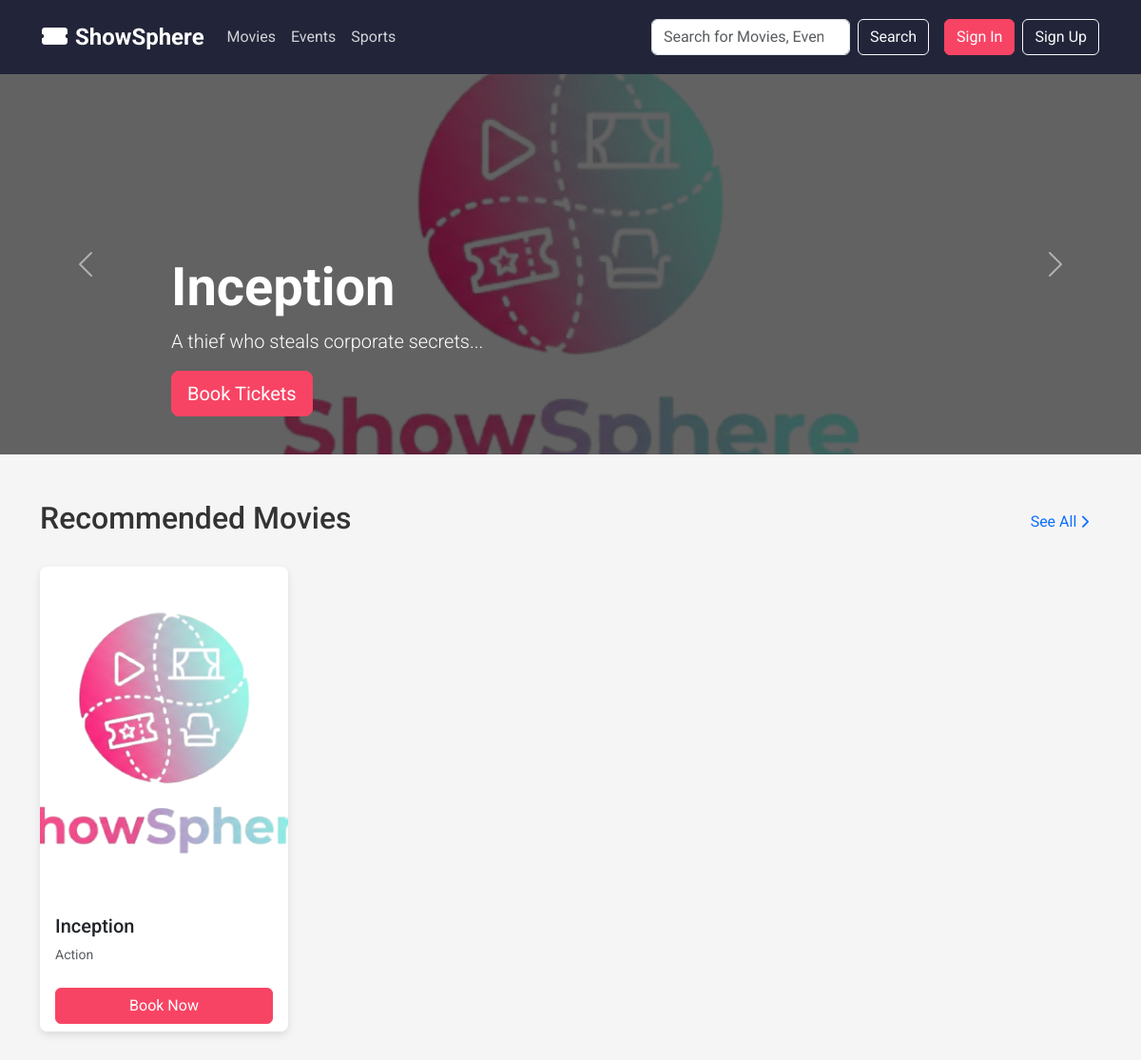
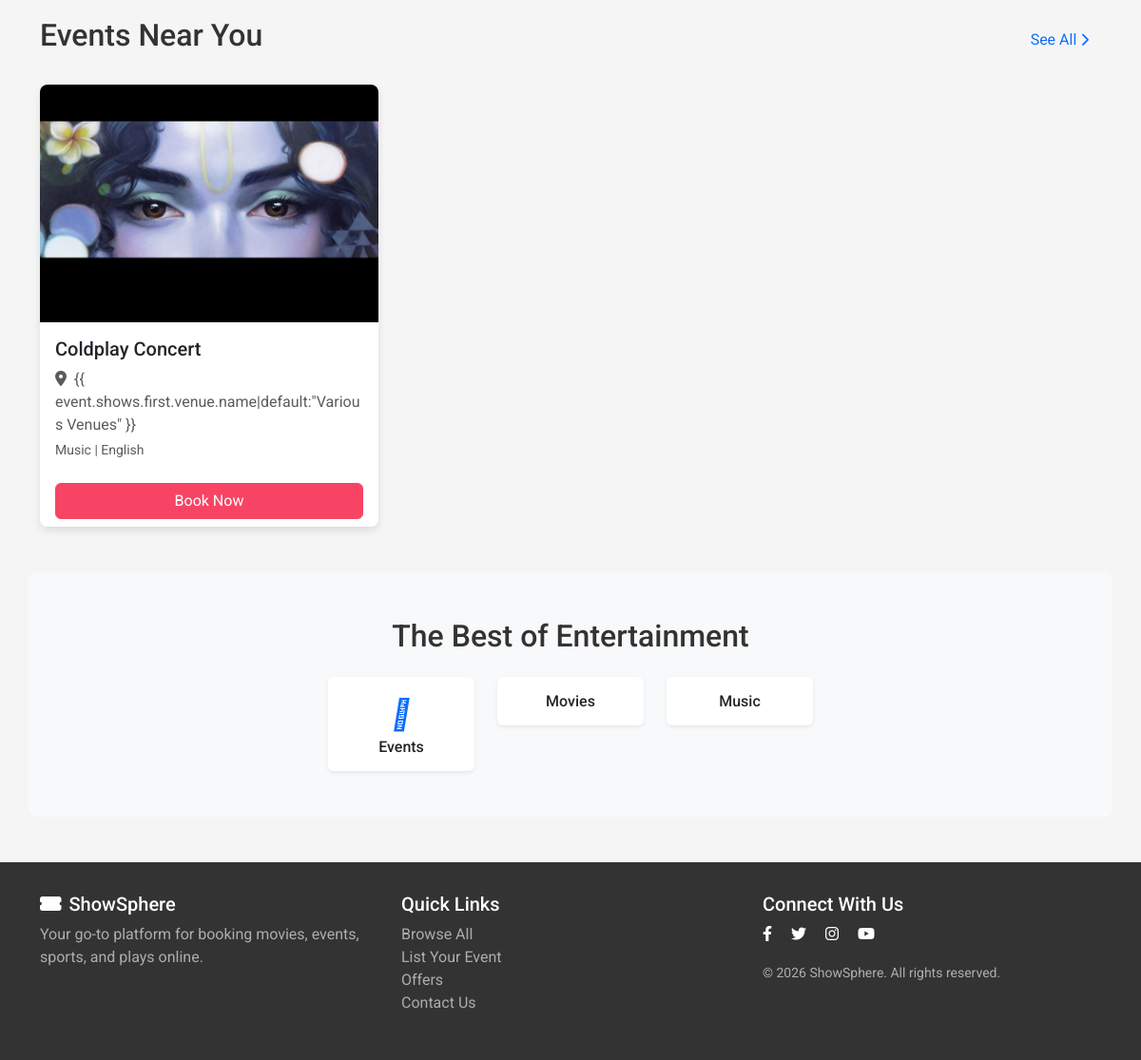
The page / on the database its author committed (2 pictures, top to bottom).
### booking/models.py (models this page shows, shortened)
class Movie(models.Model):
    STATUS_CHOICES = [
        ('pending', 'Pending Approval'),
        ('approved', 'Approved'),
        ('rejected', 'Rejected'),
    ]
    CERTIFICATION_CHOICES = [
        ('U', 'U - Universal'),
        ('UA', 'UA - Parental Guidance'),
        ('A', 'A - Adults Only'),
        ('S', 'S - Restricted'),
    ]
    theatre_owner = models.ForeignKey(TheatreOwnerProfile, on_delete=models.CASCADE, related_name='movies')
    title = models.CharField(max_length=200)
    description = models.TextField()
    genre = models.ForeignKey(Genre, on_delete=models.SET_NULL, null=True)
    language = models.ForeignKey(Language, on_delete=models.SET_NULL, null=True)
    duration = models.PositiveIntegerField(help_text='Duration in minutes')
    release_date = models.DateField()
    director = models.CharField(max_length=200, blank=True)
    cast = models.TextField(blank=True, help_text='Main cast members')
    certification = models.CharField(max_length=5, choices=CERTIFICATION_CHOICES, blank=True)
    poster = models.ImageField(upload_to='movie_posters/')
    trailer_url = models.URLField(blank=True, help_text='YouTube trailer URL')
    rating = models.DecimalField(max_digits=3, decimal_places=1, null=True, blank=True,
                                 validators=[MinValueValidator(0), MaxValueValidator(10)])
    status = models.CharField(max_length=20, choices=STATUS_CHOICES, default='pending')
    is_trending = models.BooleanField(default=False)
    created_at = models.DateTimeField(auto_now_add=True)
    updated_at = models.DateTimeField(auto_now=True)
    class Meta:
        ordering = ['-release_date']

class Genre(models.Model):
    name = models.CharField(max_length=50, unique=True)
    category = models.ForeignKey(Category, on_delete=models.CASCADE, related_name='genres')
    class Meta:
        ordering = ['name']

class Event(models.Model):
    STATUS_CHOICES = [
        ('pending', 'Pending Approval'),
        ('approved', 'Approved'),
        ('rejected', 'Rejected'),
    ]
    organizer = models.ForeignKey(OrganizerProfile, on_delete=models.CASCADE, related_name='events')
    title = models.CharField(max_length=200)
    description = models.TextField()
    category = models.ForeignKey(Category, on_delete=models.CASCADE, related_name='events',
                                 help_text='Concerts, Sports, Comedy, Shows, etc.')
    genre = models.ForeignKey(Genre, on_delete=models.SET_NULL, null=True, blank=True)
    language = models.ForeignKey(Language, on_delete=models.SET_NULL, null=True, blank=True)
    duration = models.PositiveIntegerField(help_text='Duration in minutes')
    artist_name = models.CharField(max_length=200, blank=True, help_text='Main artist/performer/team')
    poster = models.ImageField(upload_to='event_posters/')
    trailer_url = models.URLField(blank=True, help_text='YouTube promo/trailer URL')
    status = models.CharField(max_length=20, choices=STATUS_CHOICES, default='pending')
    is_trending = models.BooleanField(default=False)
    created_at = models.DateTimeField(auto_now_add=True)
    updated_at = models.DateTimeField(auto_now=True)
    class Meta:
        ordering = ['-created_at']

class Category(models.Model):
    name = models.CharField(max_length=50, unique=True)
    slug = models.SlugField(unique=True)
    icon = models.CharField(max_length=50, blank=True, help_text='Icon class name')
    description = models.TextField(blank=True)
    class Meta:
        verbose_name_plural = 'Categories'
        ordering = ['name']

class Language(models.Model):
    name = models.CharField(max_length=50, unique=True)
    code = models.CharField(max_length=10, unique=True)
    class Meta:
        ordering = ['name']

### booking/views.py (the view, shortened to what this page needs)
# urls.py: path('', views.home, name='home'),
def home(request):
    selected_city_id = request.session.get('selected_city')
    selected_city = None
    if selected_city_id:
        selected_city = City.objects.filter(id=selected_city_id, is_active=True).first()
    trending_events = Event.objects.filter(status='approved', is_trending=True)[:6]
    trending_movies = Movie.objects.filter(status='approved', is_trending=True)[:6]
    new_movies = Movie.objects.filter(status='approved').order_by('-release_date')[:6]
    categories = Category.objects.all()
    cities = City.objects.filter(is_active=True)
    context = {
        'trending_events': trending_events,
        'trending_movies': trending_movies,
        'new_movies': new_movies,
        'categories': categories,
        'cities': cities,
        'selected_city': selected_city,
    }
    return render(request, 'home.html', context)

### templates/home.html (shortened to what this page needs)
{% extends 'base.html' %}
{% block content %}
<div id="heroCarousel" class="carousel slide" data-bs-ride="carousel">
    <div class="carousel-inner">
        {% if trending_movies %}
        {% for movie in trending_movies %}
        <div class="carousel-item {% if forloop.first %}active{% endif %}">
            <div class="d-block w-100"
                style="height: 400px; background: linear-gradient(rgba(0,0,0,0.6), rgba(0,0,0,0.6)), url('{{ movie.poster.url }}'); background-size: cover; background-position: center;">
                <div class="carousel-caption d-none d-md-block text-start">
                    <h2 class="display-4 fw-bold">{{ movie.title }}</h2>
                    <p class="lead">{{ movie.description|truncatewords:20 }}</p>
                    <a href="{% url 'booking:movie_detail' movie.id %}" class="btn btn-primary btn-lg">Book Tickets</a>
                </div>
            </div>
        </div>
        {% endfor %}
        {% endif %}
    </div>
    <button class="carousel-control-prev" type="button" data-bs-target="#heroCarousel" data-bs-slide="prev">
        <span class="carousel-control-prev-icon" aria-hidden="true"></span>
    </button>
    <button class="carousel-control-next" type="button" data-bs-target="#heroCarousel" data-bs-slide="next">
        <span class="carousel-control-next-icon" aria-hidden="true"></span>
    </button>
</div>
<div class="container my-5">
    <div class="d-flex justify-content-between align-items-center mb-4">
        <h2>Recommended Movies</h2>
        <a href="{% url 'booking:browse' %}" class="btn btn-outlie-primary text-primary">See All <i
                class="fas fa-chevron-right small"></i></a>
    </div>
    <div class="row row-cols-1 row-cols-md-4 g-4">
        {% for movie in new_movies %}
        <div class="col">
            <div class="card h-100">
                {% if movie.poster %}
                <img src="{{ movie.poster.url }}" class="card-img-top" alt="{{ movie.title }}">
                {% else %}
                <div class="card-img-top bg-light d-flex align-items-center justify-content-center">
                    <i class="fas fa-film fa-3x text-muted"></i>
                </div>
                {% endif %}
                <div class="card-body">
                    <h5 class="card-title text-truncate">{{ movie.title }}</h5>
                    <p class="card-text text-muted small">{{ movie.genre.name }}</p>
                </div>
                <div class="card-footer bg-white border-top-0">
                    <a href="{% url 'booking:movie_detail' movie.id %}" class="btn btn-primary w-100">Book Now</a>
                </div>
            </div>
        </div>
        {% empty %}
        <div class="col-12">
            <div class="alert alert-info">No movies available right now. Check back soon!</div>
        </div>
        {% endfor %}
    </div>
</div>
<div class="container my-5">
    <div class="d-flex justify-content-between align-items-center mb-4">
        <h2>Events Near You</h2>
        <a href="{% url 'booking:browse' %}?category=events" class="btn btn-outlie-primary text-primary">See All <i
                class="fas fa-chevron-right small"></i></a>
    </div>
    <div class="row row-cols-1 row-cols-md-3 g-4">
        {% for event in trending_events %}
        <div class="col">
            <div class="card h-100">
                {% if event.poster %}
                <img src="{{ event.poster.url }}" class="card-img-top" alt="{{ event.title }}" style="height: 250px;">
                {% else %}
                <div class="card-img-top bg-light d-flex align-items-center justify-content-center"
                    style="height: 250px;">
                    <i class="fas fa-calendar-alt fa-3x text-muted"></i>
                </div>
                {% endif %}
                <div class="card-body">
                    <h5 class="card-title">{{ event.title }}</h5>
                    <p class="card-text text-muted mb-1"><i class="fas fa-map-marker-alt me-1"></i> {{
                        event.shows.first.venue.name|default:"Various Venues" }}</p>
                    <p class="card-text text-muted small">{{ event.category.name }} | {{ event.language.name }}</p>
                </div>
                <div class="card-footer bg-white border-top-0">
                    <a href="{% url 'booking:event_detail' event.id %}" class="btn btn-primary w-100">Book Now</a>
                </div>
            </div>
        </div>
        {% empty %}
        <div class="col-12">
            <div class="alert alert-info">No upcoming events found.</div>
        </div>
        {% endfor %}
    </div>
</div>
<div class="container my-5 p-5 bg-light rounded-3 text-center">
    <h2 class="mb-4">The Best of Entertainment</h2>
    <div class="row justify-content-center g-4">
        {% for category in categories %}
        <div class="col-6 col-md-2">
            <a href="{% url 'booking:browse' %}?category={{ category.slug }}" class="text-decoration-none text-dark">
                <div class="p-3 bg-white rounded shadow-sm hover-effect">
                    <i class="{{ category.icon }} fa-2x mb-2 text-primary"></i>
                    <h6 class="mb-0">{{ category.name }}</h6>
                </div>
            </a>
        </div>
        {% endfor %}
    </div>
</div>
{% endblock %}

### static/css/style.css (style rules this page uses)
:root { --primary-color: #f84464; --secondary-color: #222539; --accent-color: #f5f5f5; --text-primary: #333333; --text-secondary: #666666; --text-white: #ffffff; --background-light: #f5f5f5; --background-white: #ffffff; --success-color: #4caf50; --warning-color: #ff9800; --danger-color: #f44336; --border-radius: 8px; --box-shadow: 0 4px 8px rgba(0, 0, 0, 0.1); --transition: all 0.3s ease; }
body { font-family: 'Roboto', 'Inter', sans-serif; background-color: var(--background-light); color: var(--text-primary); margin: 0; padding: 0; box-sizing: border-box; }
.btn-primary { background-color: var(--primary-color); border-color: var(--primary-color); }
.card { border: none; border-radius: var(--border-radius); box-shadow: var(--box-shadow); transition: var(--transition); overflow: hidden; }
.card-img-top { height: 350px; object-fit: cover; }

### rows shown on the page
Movie: poster (picture), title "Inception", description "A thief who steals corporate secrets...", genre.name "Action"
Event: poster (picture), title "Coldplay Concert", category.name "Music", language.name "English"
Category: name "Events"
Category: name "Movies"
Category: name "Music"
